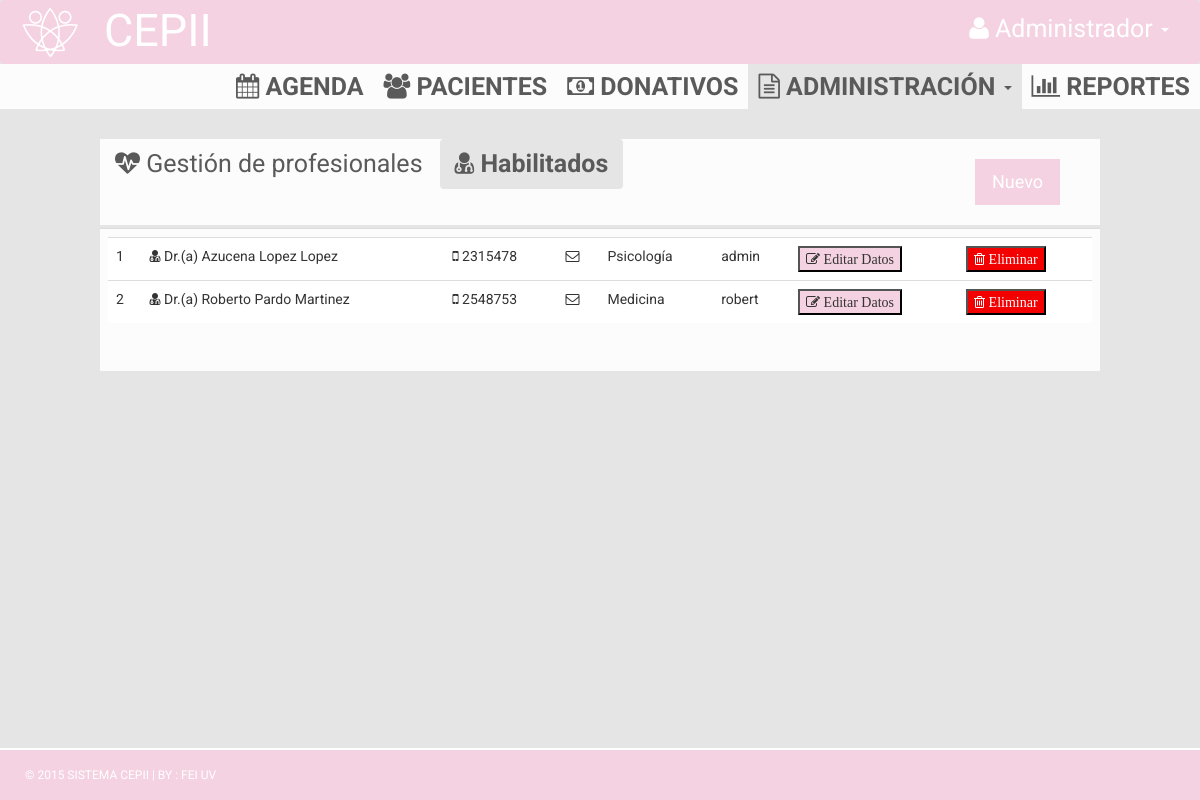
The app's page /index.php/profesionales with its own data.
### tables this page shows
CREATE TABLE IF NOT EXISTS `profesional` (
`cedulaProfesional` int(11) NOT NULL,
  `nombrePro` varchar(45) DEFAULT NULL,
  `apaPro` varchar(45) DEFAULT NULL,
  `amaPro` varchar(45) DEFAULT NULL,
  `celPro` varchar(45) DEFAULT NULL,
  `correoPro` varchar(45) DEFAULT NULL,
  `ramaMedica` varchar(45) DEFAULT NULL,
  `usuario` varchar(45) DEFAULT NULL,
  `contraseña` varchar(45) DEFAULT NULL
);

### application/controllers/profesionales.php (called while the page is built, shortened)
<?php
class Profesionales extends CI_Controller {
	public function index(){
        $this->load->database('default');
        $this->load->model('profesional_model');
        $data['query'] = $this->profesional_model->getProfesional();
        $this->load->view('admin/view_profesionales', $data);
    }
}

### index.php (called while the page is built, shortened)
<?php
require_once BASEPATH.'core/CodeIgniter.php';

### application/models/profesional_model.php (called while the page is built, shortened)
<?php if ( ! defined('BASEPATH')) exit('No direct script access allowed');
class Profesional_model extends CI_Model{
    function getProfesional(){
        $this->db->select();
        $query = $this->db->get('profesional');
        return $query->result();
    }
}

### application/views/admin/view_profesionales.php (the view, shortened to what this page needs)
<!DOCTYPE html>
<html xmlns="http://www.w3.org/1999/xhtml">
<head>
    <link href="assets/css/bootstrap.css" rel="stylesheet" />
    <link href="assets/css/font-awesome.css" rel="stylesheet" />
    <link href="assets/css/style.css" rel="stylesheet" />
    <link href="<?php echo base_url(); ?>css/jquery-ui.min.css" rel="stylesheet" />
</head>
<body style="background-color:#e5e5e5;">
  <nav class="navbar navbar-default">
    <div class="container-fluid">
      <div class="navbar-header" style="margin:5px;">
        <img src="assets/img/logo.png">
      </div>
      <div class="collapse navbar-collapse" id="bs-example-navbar-collapse-1">
          <ul class="nav navbar-nav" style="margin:5px;">
            <li><a style="color:#FFF; font-size:45px;"> CEPII</a></li>
          </ul>
          <ul class="nav navbar-nav navbar-right">
            <li class="dropdown">
              <a href="#" class="dropdown-toggle" data-toggle="dropdown" role="button" aria-haspopup="true" aria-expanded="false">
                <div style="color:#FFF;">
                    <i class="fa fa-user"></i>     Administrador
                    <span class="caret"></span>
                </div>
              </a>
            </li>
          </ul>
      </div>
    </div>
  </nav>
  <section class="menu-section">
    <div >
      <div class="row">
        <div class="col-md-12">
          <div class="navbar-collapse collapse ">
            <ul id="menu-top" class="nav navbar-nav navbar-right">
              <li>
                <a href="<?php echo base_url().'Agenda'; ?>">
                  <div>
                    <i class="fa fa-calendar"></i>     Agenda
                  </div>
                </a>
              </li>
              <li>
                <a href="">
                  <div>
                    <i class="fa fa-users"></i>     Pacientes
                  </div>
                </a>
              </li>
              <li>
                <a href="">
                  <div>
                    <i class="fa fa-money"></i>     Donativos
                  </div>
                </a>
              </li>
              <li class="dropdown">
                <a href="#" class="menu-top-active" data-toggle="dropdown" role="button" aria-haspopup="true" aria-expanded="false">
                  <div>
                      <i class="fa fa-file-text-o"></i>     Administración
                      <span class="caret"></span>
                  </div>
                </a>
              </li>
              <li>
                <a href="">
                  <div>
                    <i class="fa fa-bar-chart"></i>     Reportes
                  </div>
                </a>
              </li>
            </ul>
          </div>
        </div>
      </div>
    </div>
  </section>
  <div class="content-wrapper" style="background-color: #e5e5e5; margin-top:0px;">
    <br>
    <div id="exTab3" class="tab">
      <ul  class="nav nav-pills">
        <li>
          <a>
            <i class="fa fa-heartbeat"></i>     Gestión de profesionales
          </a>
        </li>
        <li class="active" data-toggle="tab">
          <a href="#1b" data-toggle="tab">
            <i class="fa fa-user-md"></i>     Habilitados
          </a>
        </li>
        <div>
          <input type="submit" href="http://www.google.col-md-12"  value="Nuevo" class="btn btn-primary btn-lg pull-right" style="margin-top:20px; margin-bottom:20px; margin-right:40px;">
        </div>
      </ul>
      <div style="background-color:#e5e5e5; height:3px;"></div>
      <div class="tab-content clearfix">
        <div class="tab-pane active" id="1b">
          <table class="table">
            <tr>
              <td>
                <table class="table">
                  <?php foreach($query as $row): ?>
                  <tr style="margin-top:5px; margin-bottom:5px;">
                    <td>
                      <?php echo $row->cedulaProfesional; ?>
                    </td>
                    <td>
                      <i class="fa fa-user-md"></i>     Dr.(a) <?php echo $row->nombrePro.' '.$row->apaPro.' '.$row->amaPro; ?>
                    </td>
                    <td>
                      <i class="fa fa-mobile"></i>     <?php echo $row->celPro; ?>
                    </td>
                    <td>
                      <i class="fa fa-envelope-o"></i>    <?php echo $row->correo; ?>
                    </td>
                    <td>
                      <?php echo $row->ramaMedica; ?>
                    </td>
                    <td>
                      <?php echo $row->usuario; ?>
                    </td>
                    <td>
                      <button style="background-color:#f4d2e1">
                        <i class="fa fa-pencil-square-o">
                          Editar Datos
                        </i>
                      </button>
                    </td>
                    <td>
                      <button style="background-color:#F30000; color:#FFF">
                        <i class="fa fa-trash-o">
                          Eliminar
                        </i>
                      </button>
                    </td>
                  </tr>
                  <?php endforeach; ?>
                </table>
              </td>
            </tr>
          </table>
        </div>
      </div>
    </div>
  </div>
  <footer style="width: 100%;border-top: 2px solid #fff;bottom: 0; position: fixed; padding: 1rem;">
    <div class="container">
          &copy; 2015 SISTEMA CEPII | BY : <a href="http://www.uv.mx/Fei/" target="_blank">FEI UV</a>
    </div>
  </footer>
</body>
</html>

### assets/css/style.css (style rules this page uses)
body { font-family: 'Roboto', sans-serif; line-height: 30px; }
.content-wrapper { margin-top: 40px; padding-bottom: 60px; width: 100%; }
.btn { border-radius: 0px; -webkit-border-radius: 0px; -moz-border-radius: 0px; }
.menu-section { background-color: #FCFCFC; }
#menu-top a { color: #5B5A5A; text-decoration: none; font-weight: bold; padding: 10px 10px 10px 10px; font-size: 25px; text-transform: uppercase; }
.menu-top-active { background-color: #e5e5e5; }
.navbar { margin-bottom: 0px; }
footer { padding: 10px; color: #fff; font-size: 12px; background-color: #f4d2e1; }
footer a, footer a:hover { color: #fff; text-decoration: none; }

### records on screen
profesional: cedulaProfesional "1", nombrePro "Azucena", apaPro "Lopez", amaPro "Lopez", celPro "2315478", ramaMedica "Psicología", usuario "admin"
profesional: cedulaProfesional "2", nombrePro "Roberto", apaPro "Pardo", amaPro "Martinez", celPro "2548753", ramaMedica "Medicina", usuario "robert"
